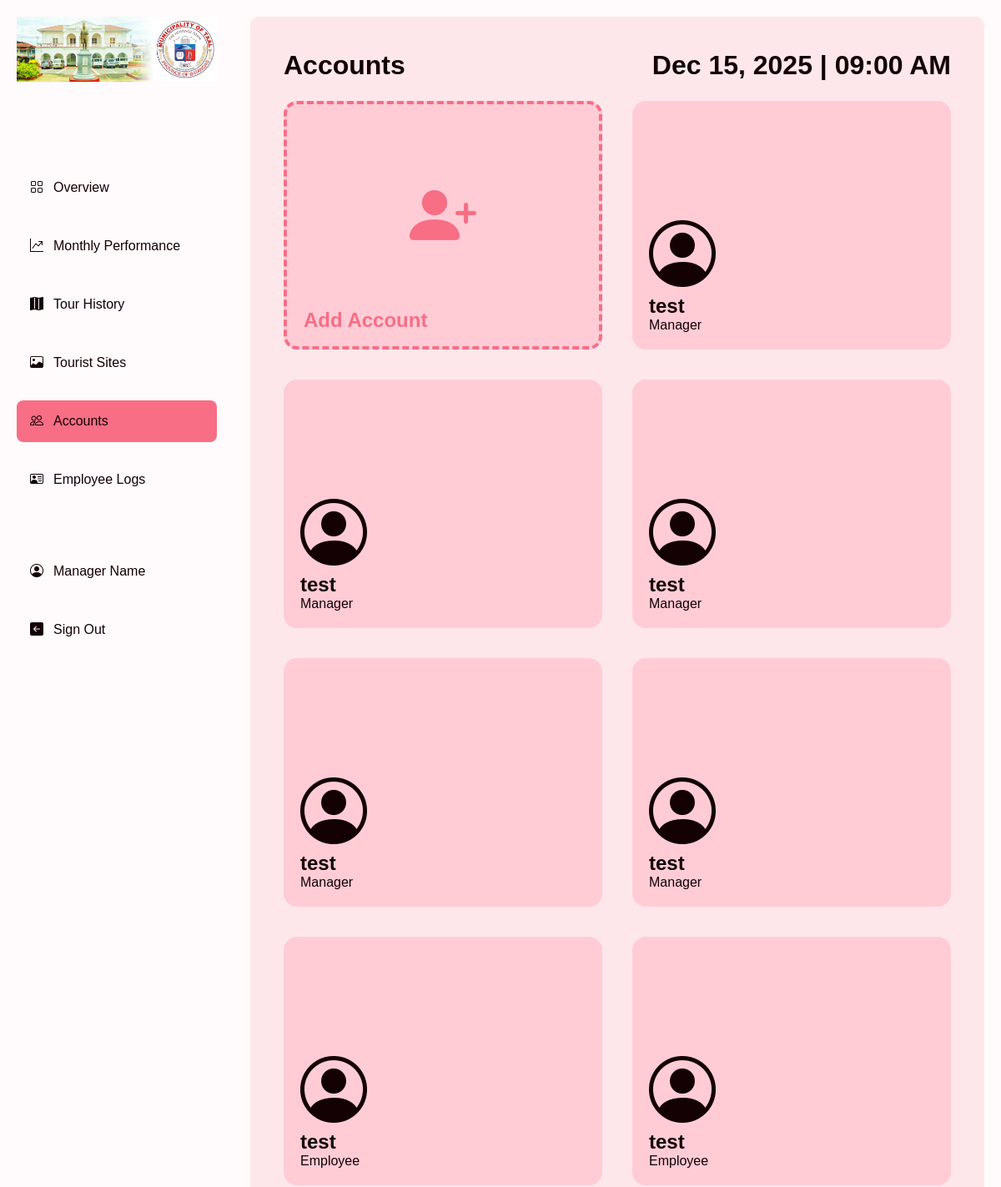
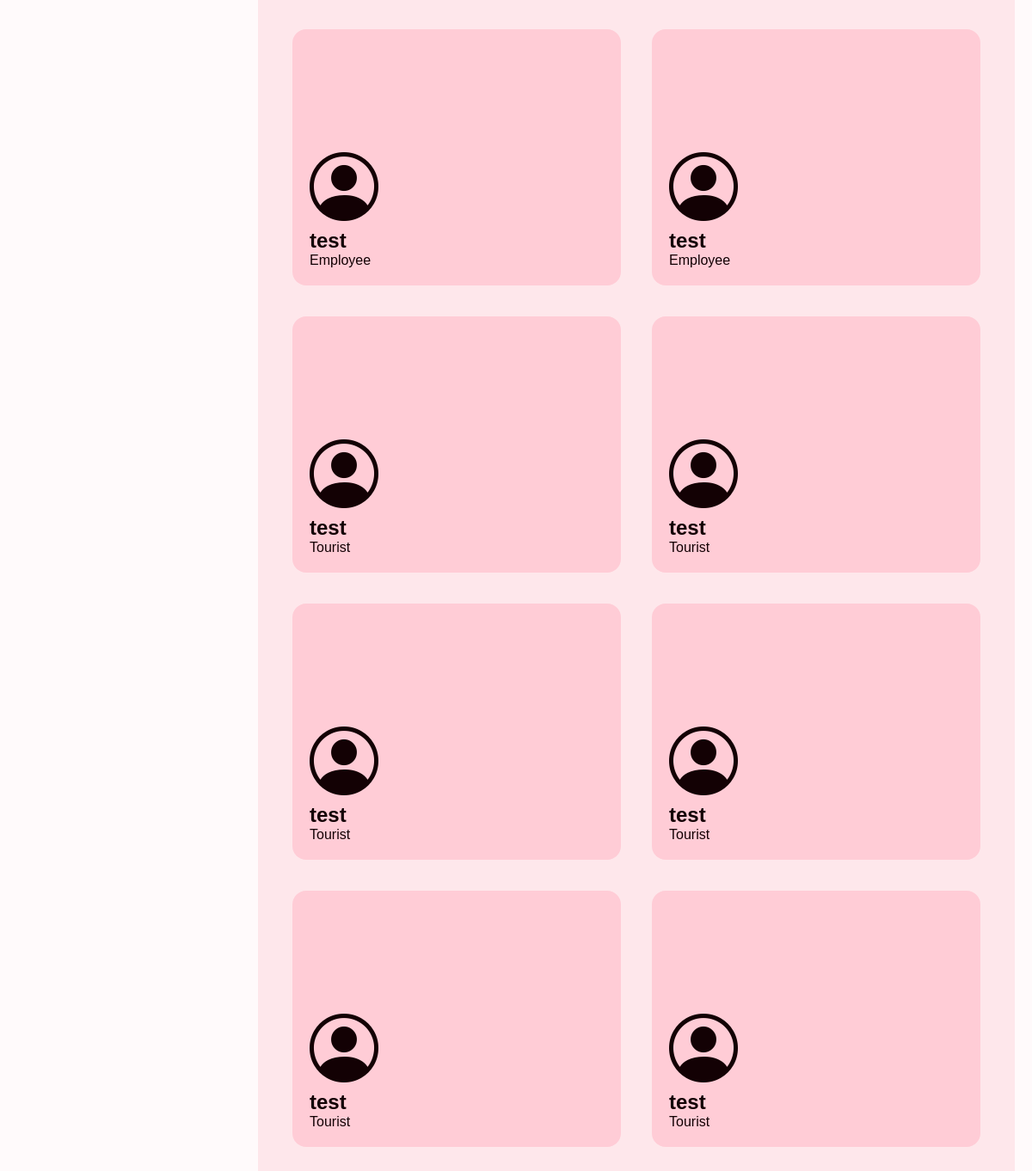
The page /src/views/admin/accounts.php (signed in) on the database its author committed (2 pictures, top to bottom).
### tables this page shows
CREATE TABLE `users` (
  `userid` int(11) NOT NULL,
  `username` varchar(50) NOT NULL,
  `name` varchar(100) NOT NULL,
  `hashedpassword` varchar(255) NOT NULL,
  `contactnum` varchar(15) NOT NULL,
  `usertype` enum('trst','emp','mngr') NOT NULL DEFAULT 'trst',
  `status` enum('active','inactive') NOT NULL DEFAULT 'inactive',
  `email` varchar(100) NOT NULL,
  `emailveriftoken` varchar(64) DEFAULT NULL,
  `token_expiry` datetime DEFAULT NULL
);

### src/views/admin/accounts.php (the view, shortened to what this page needs)
<?php
require_once '../../../db/dbconnect.php';
?>
<!DOCTYPE html>
<html lang="en">
<head>
    <link rel="stylesheet" href="../../../public/assets/styles/main.css">
    <link rel="stylesheet" href="../../../public/assets/styles/dashboard.css">
    <link rel="stylesheet" href="../../../public/assets/styles/monthlyperformance.css">
    <link rel="stylesheet" href="../../../public/assets/styles/tourrequest.css">
    <link rel="stylesheet" href="https://cdn.jsdelivr.net/npm/bootstrap-icons@1.11.3/font/bootstrap-icons.min.css">
</head>
<body>
    <div class="vertnavbar">
        <div class="logocontainer">
            <img src="../../../public/assets/images/headerlogo.jpg" alt="Header Logo">
        </div>
        <ul>
            <li><a href="home.php"><i class="bi bi-grid"></i><span class="nav-text">Overview</span></a></li>
            <li><a href="monthlyperformance.php"><i class="bi bi-graph-up-arrow"></i><span class="nav-text">Monthly Performance</span></a></li>
            <li><a href="tourhistory.php"><i class="bi bi-map-fill"></i><span class="nav-text">Tour History</span></a></li>
            <li><a href="touristsites.php"><i class="bi bi-image"></i><span class="nav-text">Tourist Sites</span></a></li>
            <li><a class="active" href="accounts.php"><i class="bi bi-people"></i><span class="nav-text">Accounts</span></a></li>
            <li><a href="employeelogs.php"><i class="bi bi-person-vcard"></i><span class="nav-text">Employee Logs</span></a></li>
        </ul>
        <div class="accountcontainer">
            <ul>
                <li class="accountname"><i class="bi bi-person-circle"></i><span class="nav-text">Manager Name</span></li>
                <li><a href="../../controllers/logout.php" onclick="return confirm('Are you sure you want to sign out?');"><i class="bi bi-arrow-left-square-fill"></i><span class="">Sign Out</span></a></li>
            </ul>
        </div>
    </div>
    <div class="dashboardcontainer">
        <div class="content">
            <div class="header">
                <h1>Accounts</h1>
                <span class="date"><h1><?php
                    echo date('M d, Y | h:i A');
                ?></h1></span>
            </div>
            <div class="grid">
                <div class="addaccount">
                    <span class="bi bi-person-plus-fill accountplus"></span>
                    <h2 class="accountplusdesc">Add Account</h2>
                </div>
                <?php
                $usertypes = ['mngr' => 'Manager', 'emp' => 'Employee', 'trst' => 'Tourist'];
                $accounts = ['mngr' => [], 'emp' => [], 'trst' => []];
                $query = "SELECT name, username, email, contactnum, usertype FROM users";
                $result = mysqli_query($conn, $query);
                if ($result && mysqli_num_rows($result) > 0) {
                    while ($row = mysqli_fetch_assoc($result)) {
                        $usertype = $row['usertype'];
                        if (isset($usertypes[$usertype])) {
                            $accounts[$usertype][] = $row;
                        }
                    }
                }
                foreach (['mngr', 'emp', 'trst'] as $type) {
                    if (!empty($accounts[$type])) {
                        foreach ($accounts[$type] as $account) {
                            echo '<div class="griditem accountitem" data-name="' . htmlspecialchars($account['name']) . '" data-username="' . $account['username'] . '" data-usertype="' . $usertypes[$type] . '" data-email="' . htmlspecialchars($account['email']) . '" data-contact="' . htmlspecialchars($account['contactnum']) . '">';
                            echo '<span class="bi bi-person-circle accounticon"></span>';
                            echo '<h2>' . htmlspecialchars($account['name']) . '</h2>';
                            echo '<p>' . $usertypes[$type] . '</p>';
                            echo '</div>';
                        }
                    }
                }
                ?>
            </div>
        </div>
    </div>
</body>
</html>

### public/assets/styles/main.css (style rules this page uses)
* { margin: 0; padding: 0; box-sizing: border-box; color: #130104; font-family: Arial, sans-serif; }
body { background-color: #fffafb; min-height: 100vh; position: relative; }

### public/assets/styles/dashboard.css (style rules this page uses)
body { position: relative; margin: 0; padding: 0; }
.vertnavbar { list-style-type: none; margin: 0; padding: 0; width: 280px; position: fixed; height: 100%; overflow: auto; display: flex; flex-direction: column; justify-content: center; overflow-y: auto; max-height: 100vh; }
.logocontainer { position: absolute; top: 0; width: 100%; }
.logocontainer img { margin: 20px; width: 240px; }
.vertnavbar .bi { margin-right: 12px; }
.vertnavbar li a { display: block; margin: 20px; padding: 16px; text-decoration: none; border-radius: 8px; color: black; }
.vertnavbar li a.active { background-color: #f76e85; color: white; }
.accountcontainer { position: absolute; bottom: 0; width: 100%; }
.accountcontainer .accountname { display: block; margin: 20px; padding: 16px; border-radius: 8px; color: black; }
.dashboardcontainer { margin-left: 280px; padding: 20px; }
.content { background-color: #fee7eb; border-radius: 10px; padding: 28px; min-height: calc(100vh - 40px); height: auto; box-sizing: border-box; }
.header { display: flex; justify-content: space-between; align-items: center; margin: 12px; }
.grid { display: grid; grid-template-columns: repeat(auto-fill, minmax(300px, 1fr)); gap: 12px; }
.addaccount { border: 4px dashed #f76e85; }
.accountplus { margin: auto; font-size: 80px; display: flex; align-items: center; justify-content: center; color: #f76e85; height: 90%; position: relative; }
.accountplusdesc { color: #f76e85; }
.accountitem { display: flex; align-items: flex-start; justify-content: flex-end; flex-direction: column; }
.accounticon { font-size: 80px; margin-top: 120px; }
.statistics div, .grid div { background-color: #ffccd6; border-radius: 16px; padding: 20px; margin: 12px; height: auto; box-sizing: border-box; position: relative; overflow: hidden; }
.griditem { cursor: pointer; }

### rows shown on the page
users: name "test", type "Manager"
users: name "test", type "Manager"
users: name "test", type "Manager"
users: name "test", type "Manager"
users: name "test", type "Manager"
users: name "test", type "Employee"
users: name "test", type "Employee"
users: name "test", type "Employee"
users: name "test", type "Employee"
users: name "test", type "Tourist"
users: name "test", type "Tourist"
users: name "test", type "Tourist"
users: name "test", type "Tourist"
users: name "test", type "Tourist"
users: name "test", type "Tourist"
